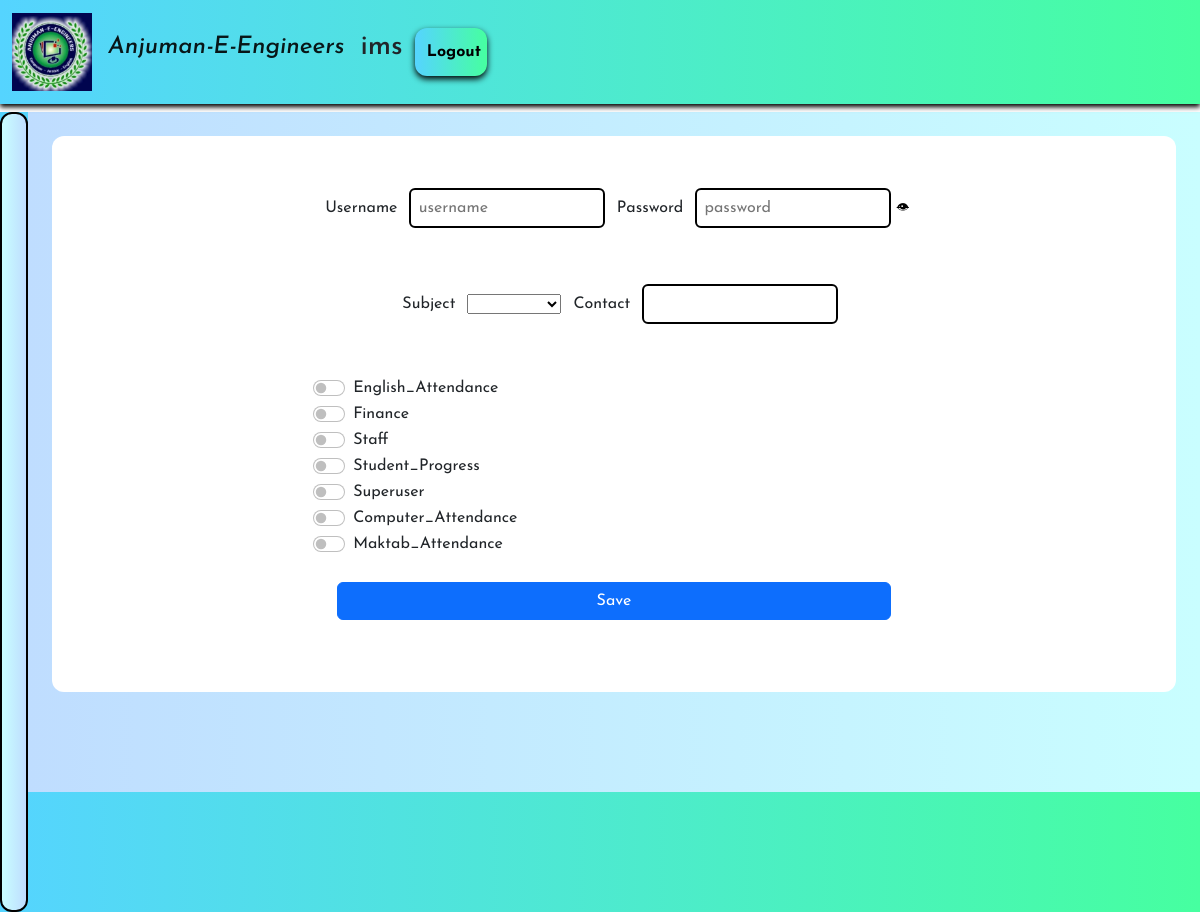
/addstaff/ (signed in), run on the app's committed database.
### home/models.py (models this page shows)
class Permissions(models.Model):
    permission_name = models.CharField(max_length=200)

### home/views.py (the view)
# urls.py: path('addstaff/',views.addstaff),
def addstaff(request):
    if request.user.is_authenticated and request.user.is_superuser:
        syllabus = Syllabus.objects.all()
        subjects = Subjects.objects.all()
        staffmembers = StaffMember.objects.all()
        batches = Batches.objects.all()
        permissions = Permissions.objects.all()
        return render(request,'addstaffform.html',{'subjects':subjects,'batches':batches,'permissions':permissions})
    return HttpResponse('your not superuser')

### home/templates/addstaffform.html (shortened to what this page needs)
{% extends 'staff.html' %}
{% block content %}
<div class="form">
    <form action="/savenewstaff/{{member.username}}" method="post"> {% csrf_token %}
    <div class="form-row-1">
        <label class="form-label" for="" >Username</label>
        <input name='username' class="inputbox" placeholder="username" type="text" required>
        <label class="form-label" for="">Password</label>
        <input id="passinput" name='password' class="inputbox" placeholder="password" type="password" required>
        <button id="eye" type='button'><s>&#128065;</s></button>
    </div>
    <div class="form-row-2">
    <label class='form-label' for="">Subject</label>
    <select name="subject" id="subject" required>
        <option id='crntsubject' value="{{member.subject}}"><strong>{{member.subject}}</strong></option>
    </select>
    <label class='form-label' for="">Contact</label>
    <input name='contact' type="tel" class='inputbox'>
    </div>
    <div class="form-row-3">
        {% for permission in permissions %}
        <div class="permission-div">
            <div class="form-check form-switch">
                <input
                name='permission' value="{{permission.permission_name}}" class="form-check-input" type="checkbox" role="switch" id="flexSwitchCheckDefault">
                <label class="form-check-label" for="">{{permission.permission_name}}</label>
              </div>
        </div>
        {% endfor %}
        <button type="submit" class="btn btn-primary m-4">Save</button>
    </div>
</form>
</div>
</div>
{% endblock content %}

### home/templates/home.html (shortened to what this page needs)
<!doctype html>
{% load static %}
<html lang="en">
  <head>
    <link href="https://cdn.jsdelivr.net/npm/bootstrap@5.2.1/dist/css/bootstrap.min.css" rel="stylesheet">
  </head>
  <body>
    <nav class="navbar navbar-expand-lg bg-light">
        <div class="container-fluid">
            <a class="navbar-brand" href="/home/">
                <img id="logo" src="{% static 'anjumanlogo.jpg' %}" alt="Anjuman Logo" width="80">
            </a>
          <a class="navbar-brand" href="/home/"><h4><i>Anjuman-E-Engineers</i></h4></a>
          <div class="collapse navbar-collapse" id="navbarSupportedContent">
            <h3>{{user.username}}</h3>
            <a href="/logout/"><button type="button" class="smallbtn">Logout</button></a>
          </div>
        </div>
      </nav>
      <main>
        <div class='main'>
          {% block main %}
            <div class='sidebar'>
            </div>
            <div class='content'>
              {% block content %}{% endblock content %}
            </div>
            {% endblock main %}
      </main>
  </body>
</html>

### home/templates/home.html (style rules this page uses)
* { margin: 0; padding: 0; }
html, body { height: 100%; overflow: hidden; }
body { font-family: 'Josefin Sans', sans-serif; }
.inputbox { height: 5vh; padding: 0.6vw; border-radius: 0.5vw; border: 2px solid black; }
.main { background-image: linear-gradient(to right, rgb(85, 212, 255),rgb(70, 255, 160)); display: flex; flex-direction: row; width: 100vw; height: 100vh; }
.navbar { background-image: linear-gradient(to right, rgb(85, 212, 255),rgb(70, 255, 160)); box-shadow: 0px 3px 5px black; z-index: 11; margin-bottom: 1vh; }
.sidebar { background-image: linear-gradient(to left, rgb(191, 221, 255),rgb(201, 254, 255)); display: flex; flex-direction: column; border: 2px solid black; border-radius: 1vw; padding: 1vw; }
.smallbtn { background-image: linear-gradient(to right, rgb(85, 212, 255),rgb(70, 255, 160)); padding: 1.5vh ; width: 6vw; border-radius: 1vw; border: none; margin: 1.5vh 1vw; font-weight: bold; box-shadow: 0px 3px 6px black; }
.content { background-image: linear-gradient(to left, rgb(201, 254, 255),rgb(191, 221, 255)); width: 100%; display: flex; flex-direction: column; height: 85%; overflow-y: auto; overflow-x: hidden; }
body { overflow: hidden; height: 100%; }

### home/templates/addstaffform.html (style rules this page uses)
.form { display: flex; justify-content: center; align-items: center; align-content: center; padding: 2vw; background-color: white; margin: 2vw; border-radius: 1vw; flex-direction: column; }
.form-row-1 { display: inline-flex; justify-content: center; padding: 2vw; align-items: center; }
.form-row-2 { display: flex; justify-content: center; padding: 2vw; align-items: center; }
.form-label { margin: 1vw; }
.inputbox { height: 5vh; padding: 0.6vw; border-radius: 0.5vw; border: 2px solid black; }
.form-row-3 { display: flex; justify-content: center; flex-direction: column; margin: 2vw; }
#eye { background-color: transparent; padding: 0.5vw; font-size: 1vw; border: none; }

### data on the page
Permissions: permission_name "English_Attendance"
Permissions: permission_name "Finance"
Permissions: permission_name "Staff"
Permissions: permission_name "Student_Progress"
Permissions: permission_name "Superuser"
Permissions: permission_name "Computer_Attendance"
Permissions: permission_name "Maktab_Attendance"

### other printed values
{{ user.username }} "ims"
